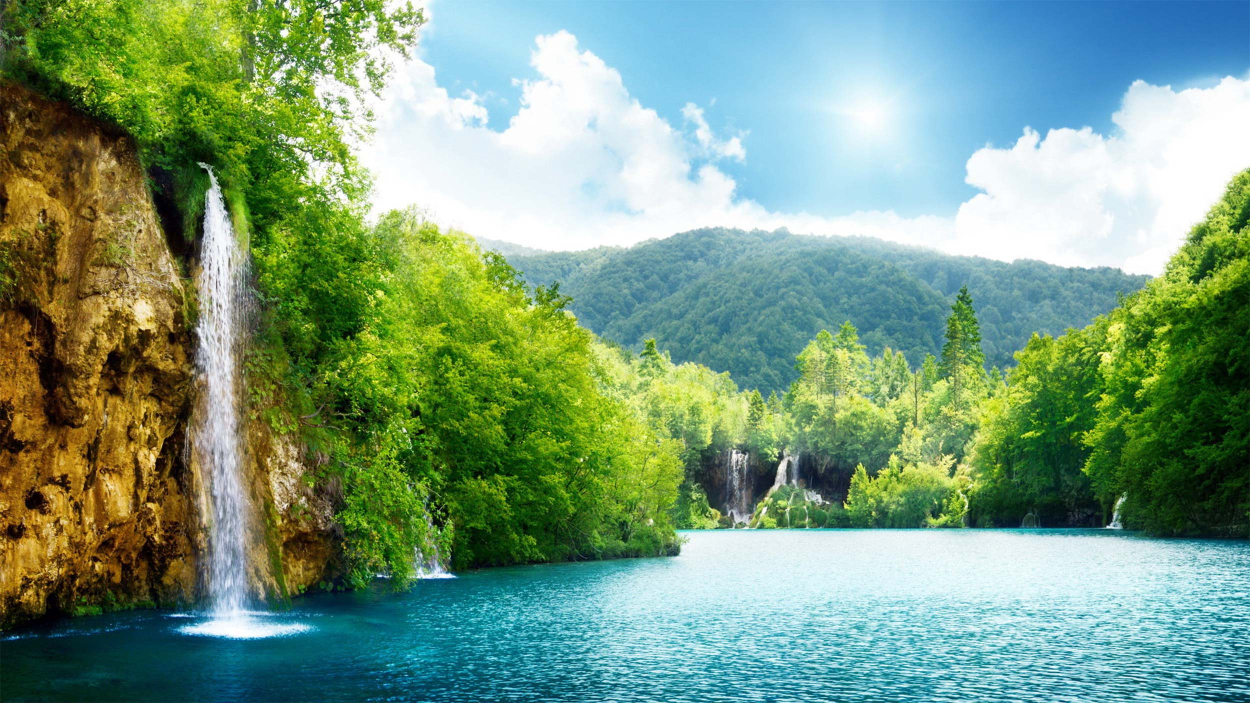
#> input picture Clase4/data.jpg, 2500 x 1406 px (shown at 1/2 size)
$ jupyter execute SVD.ipynb   (older library calls are emulated)
#> lines starting #> are read from the running program, lines starting #| are printed output that depends on the picture; long printed decimals are rounded
[cell 1]
import numpy as np
import matplotlib.pyplot as plt
import scipy.linalg as la
from PIL import Image

[cell 2]
# read the image and normalize it
img=Image.open('data.jpg')
#> img is the input picture: PIL image 2500x1406 RGB; mean R, G, B 121.5, 155.2, 126.5
basewidth=1000
wpercent =( basewidth/float(img.size[0]))
#> wpercent = 0.4
hsize = int((float(img.size[1])*float(wpercent)))
#> hsize = 562
img = img.resize((basewidth,hsize), Image.ANTIALIAS)
#> img: PIL image 1000x562 RGB
image = np.array(img)
image = image / 255
plt.imshow(image)
plt.show()

[cell 3]
plt.imshow(image[:, :, 0])# solo el rojo
plt.show()
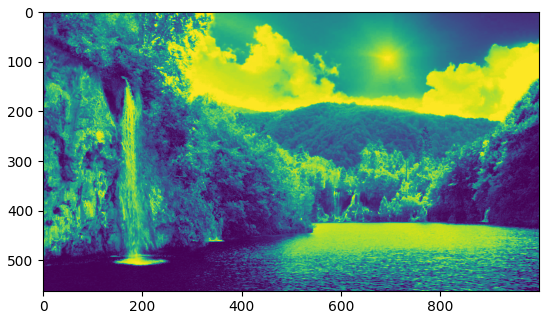
#> figure drawn by matplotlib, 1 panel

[cell 4]
A = image[:, :, 0]
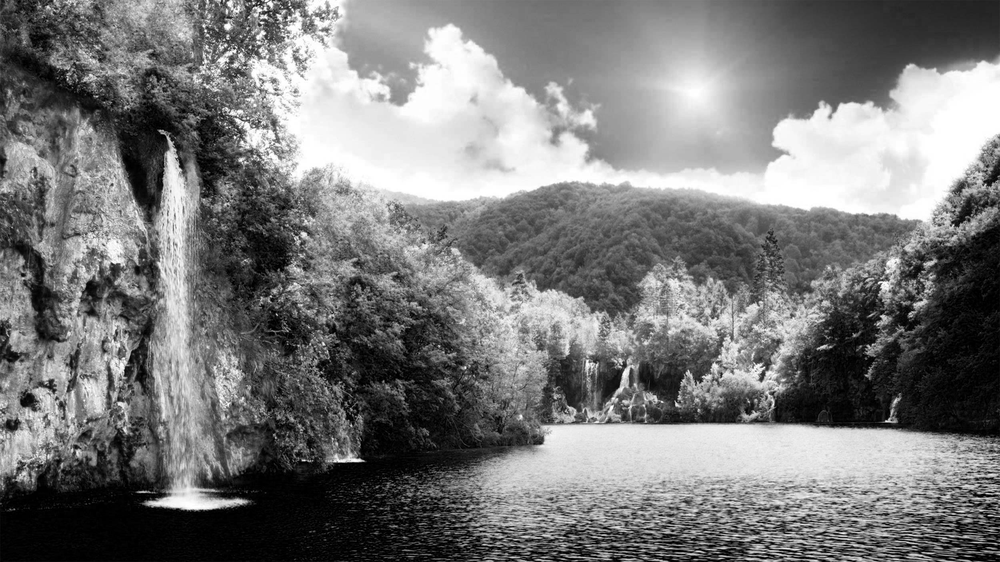
#> A: shape (562, 1000) float64; min 0, max 1, mean 0.477
# mx n

[cell 5]
n = A.shape[0]
#> n = 562
m = A.shape[1]
#> m = 1000
print(n)
#| 562
print(m)
#| 1000
 #normalmente n me debe ser menor o igual m.

[cell 6]
U_, S_, VT_ = la.svd(A, full_matrices=True)
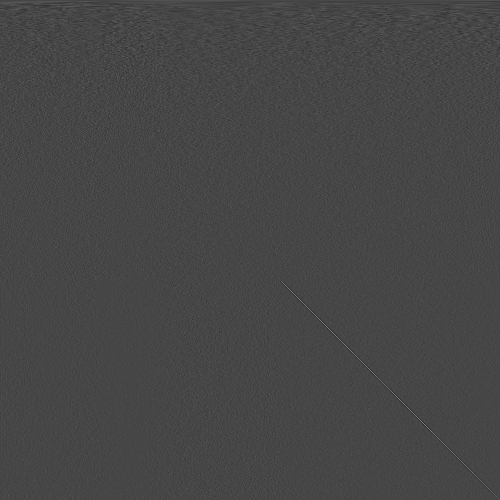
#> VT_: shape (1000, 1000) float64 (shown at 1/2 size); min -0.262, max 0.684, mean 4.07e-05; drawn with min black and max white
#> S_ = 562 values, max 383.2 at index 0, min 0.13 at index 561, mean 3.77

[cell 7]
rank = [1, 5, 20, 40,50]# truncando en diferentes puntos
for i in rank:
    # calculamos U*S*transpose(V) for each channel
    x = U_[:, 0:i]
    y = S_[0:i]
    xy = x.dot(np.diag(y))
    z = VT_[0:i]
    Ar = xy.dot(z)
    plt.imshow(Ar)
    plt.show()
#> this loop made 5 passes
#> y on passes 1 to 2: [383.2], [383.2, 90.57, 87.39, 50.03, 39.41]
#> pass 1, `Ar = xy.dot(z)`:
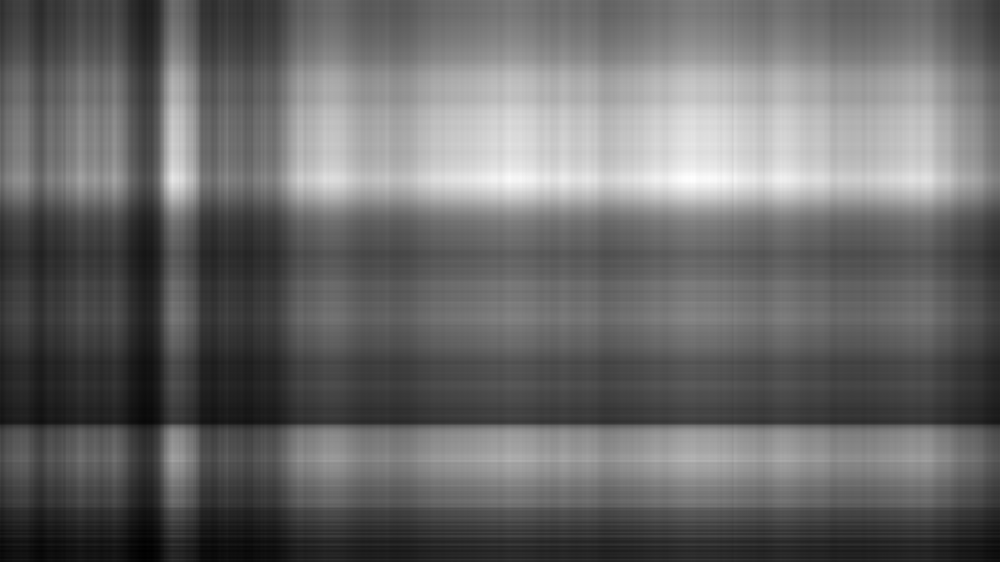
#> Ar: shape (562, 1000) float64; min 0.0817, max 1.04, mean 0.476; drawn with min black and max white
plt.imshow(image[:, :, 0])# solo el rojo
plt.show()

$A = U S V^{T}$
donde $U U^{T}=V V^{T}=I$ y $S$ es diagonal. # ecuacion 1

$A A^{T} = U S V^{T}(U S V^{T})^{T}$
recuerde que $V V^{T}=I$.

$A A^{T} = U S V^{T}V S^{T} U^{T}$

$A A^{T} = U S I S^{T} U^{T}$

$A A^{T} = U S^{2} U^{T}$ # ecuacion 2

Por otro lado:

$A^{T} A = (U S V^{T})^{T}U S V^{T}$

$A^{T} A = V S U^{T}U S V^{T}$

$A^{T}A = V S^{2} V^{T}$ # ecuacion 3

[cell 8]
AAT = np.matmul(A, np.transpose(A))# necesitamos una matrix cuadrada para aplicar la transformacion lineal
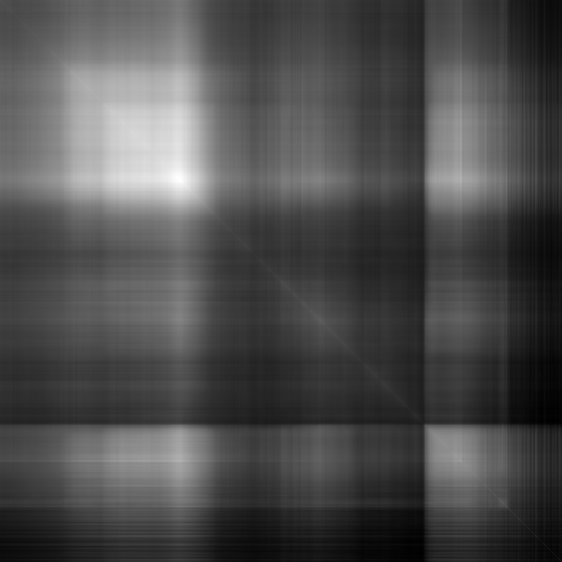
#> AAT: shape (562, 562) float64; min 31.32, max 704.9, mean 236.3; drawn with min black and max white
autovalores, autovectores = np.linalg.eigh(AAT)
#> autovalores = 562 values from 0.0168 to 146809.3
orden = autovalores.argsort()[::-1]
#> orden = 562 values, max 561 at index 0, min 0 at index 561, mean 280.5
# ordenando de mayor menor
autovalores = autovalores[orden ]
#> autovalores = 562 values, max 146809.3 at index 0, min 0.0168 at index 561, mean 316.2
autovectores = autovectores[:, orden ]
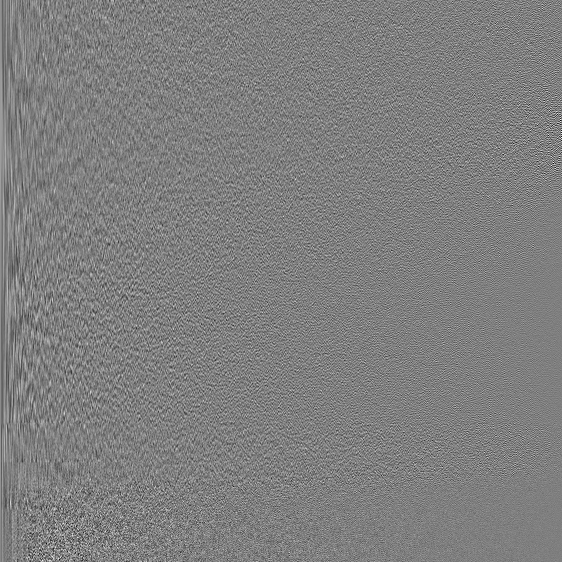
#> autovectores: shape (562, 562) float64; min -0.266, max 0.266, mean 4.05e-05; drawn with min black and max white
#print(AAT)
#print(autovalores)
#print(autovectores)

[cell 9]
U = autovectores # matriz de transformacion ortonormal
print(U.shape)
#| (562, 562)

[cell 10]
U[0:3,0:3]
#> Out = [[0.0363, 0.0185, -0.0669], [0.0358, 0.0178, -0.069], [0.036, 0.0188, -0.0681]]

[cell 11]
np.sqrt(autovalores[560:564])
#> Out = [0.149, 0.13]

[cell 12]
S_[560:564]
#> Out = [0.149, 0.13]

[cell 13]
S=np.sqrt(autovalores)
#> S has the same summary as S_

[cell 14]
ATA = np.matmul(np.transpose(A), A)# necesitamos una matrix cuadrada para aplicar la transformacion lineal
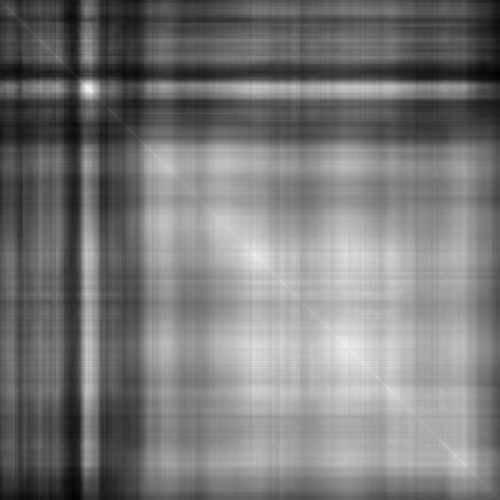
#> ATA: shape (1000, 1000) float64 (shown at 1/2 size); min 33.98, max 259.5, mean 141; drawn with min black and max white
print(ATA.shape)
#| (1000, 1000)
autovalores2, autovectores2 = np.linalg.eigh(ATA)
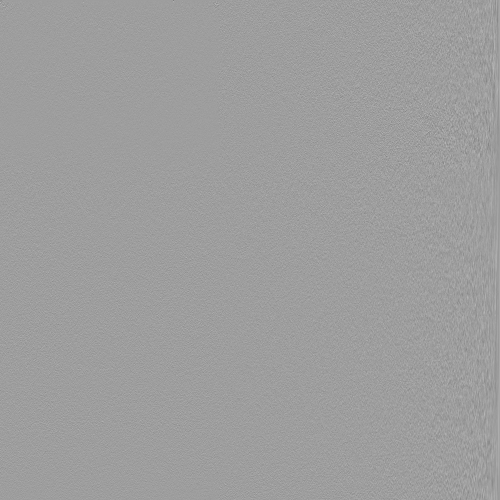
#> autovectores2: shape (1000, 1000) float64 (shown at 1/2 size); min -0.548, max 0.337, mean 2.38e-05; drawn with min black and max white
#> autovalores2 = 1000 values from -1.35e-11 to 146809.3

[cell 15]
orden2 = autovalores2.argsort()[::-1]
#> orden2 = 1000 values, max 999 at index 0, min 0 at index 999, mean 499.5
autovalores2 = autovalores2[orden2 ]
#> autovalores2 = 1000 values, max 146809.3 at index 0, min -1.35e-11 at index 999, mean 177.7
autovectores2 = autovectores2[:, orden2 ]
#print(ATA)
#print(autovalores2)
#print(autovectores2)

[cell 16]
VT =  np.transpose(autovectores2 )

[cell 17]
print(np.sum(S-S_))
#| 3.4013181160474915e-11

[cell 18]
print(np.sum(U-U_))
#| -1.426
d=U-U_
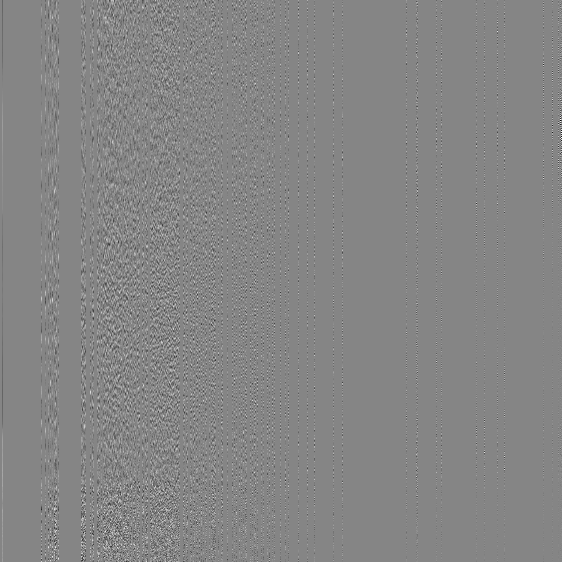
#> d: shape (562, 562) float64; min -0.532, max 0.485, mean -4.51e-06; drawn with min black and max white

[cell 19]
print(np.sum(VT-VT_))
#| -16.882

[cell 20]
rank = [1, 5, 20, 40,50]
for i in rank:
    # calculamos U*S*transpose(V) for each channel
    x = U[:, 0:i]
    y = S[0:i]
    xy = x.dot(np.diag(y))
    z = VT[0:i]
    Ar = xy.dot(z)
    plt.imshow(Ar)
    plt.show()
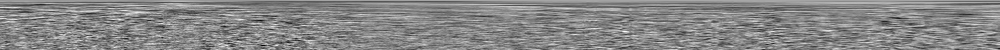
#> z: shape (50, 1000) float64; min -0.153, max 0.138, mean 0.00057; drawn with min black and max white
plt.imshow(image[:, :, 0])# solo el rojo
plt.show()
